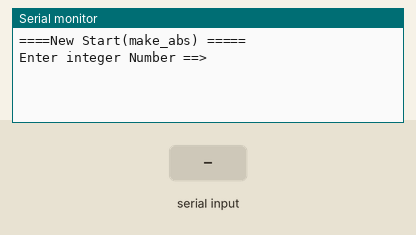
This sketch was run on a simulated Arduino Uno, built with avr-gcc and run on an emulated ATmega328P. Shown: the last lines printed to the serial monitor. Inputs (shaded band) come from the test bench.

Above: at 1.2 s.
1.3 s: "90,45\n" received over Serial
At 2.0 s:
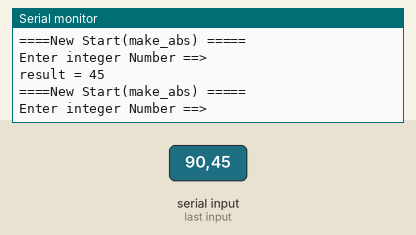
2.8 s: "30,150\n" received over Serial
At 5.3 s:
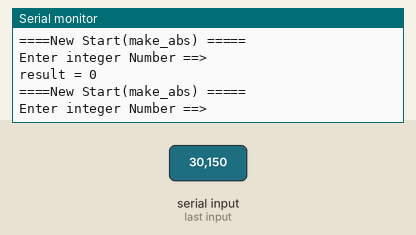
Timing chart, 0 to 6.8 s (numbered marks = the images above; inputs shaded):
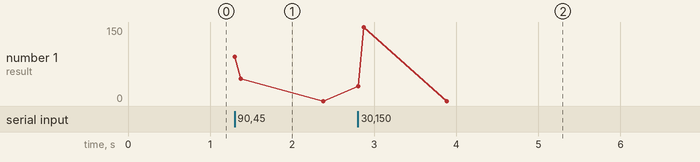

The sketch:

ex6-3.ino
```cpp
int make_abs(int);

void setup() {
  // 시리얼 통신 속도 설정 : 속도 9600 bps, 8데이터 비트, 패리티 없음, 한 개의 스톱비트
 Serial.begin(9600) ;

}

void loop() {
     int Inum ;
     int result ;
         Serial.println("====New Start(make_abs) =====");
         Serial.println("Enter integer Number ==>");

           // PC에서 데이터가 전송되어 올때까지 기다린다.
          while(1) {
             if(Serial.available() > 0  ) break;
          }
          Inum = Serial.parseInt();
          result = make_abs(Inum);

          Serial.print("result = ");
          Serial.println(result);
}

int make_abs(int x)
{
  if(x <0 ) x = x * -1 ;

  return x ;

}
```

Measured:
- after the input at 1.3 s, the serial monitor: prints a new line at once (image 1)
- after the input at 2.8 s, the serial monitor: prints a new line at once (image 2)
